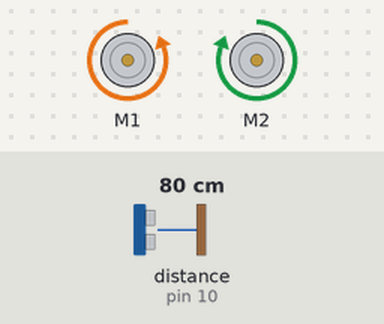
Simulated run of this sketch. Board: Arduino Uno, built with avr-gcc and run on an emulated ATmega328P. Shown: 2 × DC motor (green arrow = forward, orange = backward, longer = faster). Wiring (inferred from the names in the program): ultrasonic range finder: trigger pin 9; echo pin 10. Inputs (shaded band) come from the test bench; at power-on: distance to the obstacle (sensor on pin 10) 80 cm. The echo pulse lasts 58.3 µs per cm.

Above: at 6.2 s.
6.3 s: distance to the obstacle (sensor on pin 10) set to 54 cm
7.8 s: distance to the obstacle (sensor on pin 10) set to 48 cm
At 8.2 s:
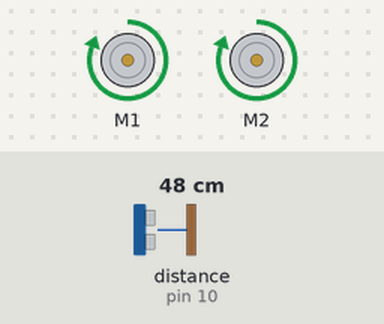
9.3 s: distance to the obstacle (sensor on pin 10) set to 4 cm
10.8 s: distance to the obstacle (sensor on pin 10) set to 2 cm
At 11.2 s:
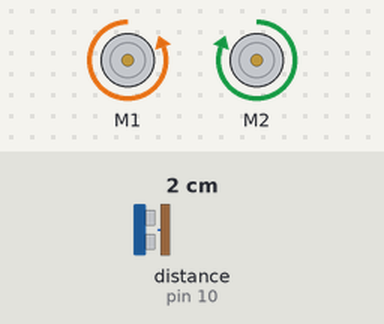
12.3 s: distance to the obstacle (sensor on pin 10) set to 9 cm
At 12.9 s:
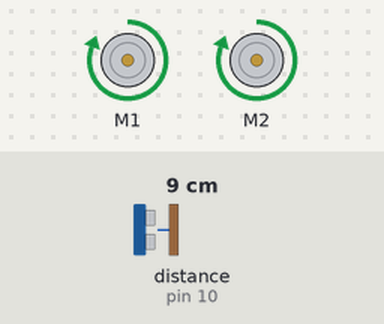
Timing chart, 0 to 14.8 s (numbered marks = the images above; inputs shaded):
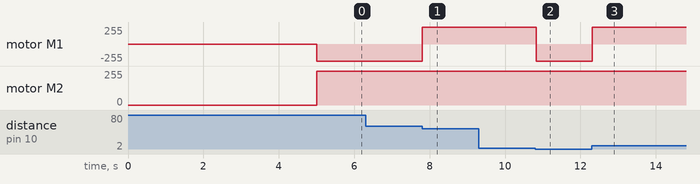

The sketch:

sumo.ino
```cpp
#include <AFMotor.h>    // AFMotor kutubxonasini yuklab oling!!!
AF_DCMotor motor1(1);
AF_DCMotor motor2(2);

int trigPin = 9;
int echoPin = 10;
int davomiylik, sm;

void plusUltra() {
  digitalWrite(trigPin, LOW);
  delayMicroseconds(5);
  digitalWrite(trigPin, HIGH);
  delayMicroseconds(15);
  digitalWrite(trigPin, LOW);
  davomiylik = pulseIn(echoPin, HIGH);
  sm = davomiylik / 58;
}

void setup() {
  //Serial.begin(9600);
  pinMode(trigPin, OUTPUT);
  pinMode(echoPin, INPUT);
  delay(5000);             // 5 Sekund kutib turish
  motor1.setSpeed(255);    // Tezlik 0 dan 255 gacha o'zgartirish mumkin
  motor1.run(RELEASE);
  motor2.setSpeed(255);    // Tezlik 2- Motor uchun
  motor2.run(RELEASE);

}

void loop() {
plusUltra();
  //Serial.println(sm);
  if (sm > 1 && sm < 50) { //Agar 50 sm masofada biror raqib ko'rinsa
    motor1.run(FORWARD);   //Oldinga yuri
    motor2.run(FORWARD);
    delay(300);
  } else {                 //Raqib ko'rinmasa
    motor1.run(BACKWARD);  //O'nga burilib raqibni qidir
    motor2.run(FORWARD);
    delay(10);
  }
}
```

Measured:
- the behaviour switches between 51 and 50 cm on distance to the obstacle (sensor on pin 10) (found by bisection; images 0 and 1)
- the behaviour switches between 3 and 2 cm on distance to the obstacle (sensor on pin 10) (found by bisection; images 1 and 2)
- after the input at 6.3 s, every drawn part: stays the same
- after the input at 7.8 s, motor M1: backward 255/255 → forward 255/255 at once
- after the input at 9.3 s, every drawn part: stays the same
- after the input at 10.8 s, motor M1: forward 255/255 → backward 255/255 at once
- after the input at 12.3 s, motor M1: backward 255/255 → forward 255/255 at once
